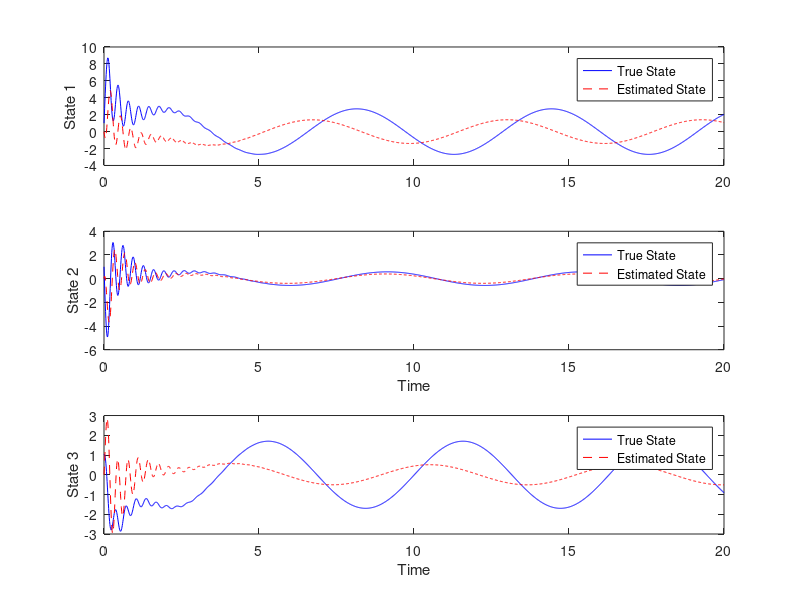

MATLAB code for this plot:
%%% HW3_1
% Mainly for the State Feedback and Track Controller

A = [1 -2 1; 1  1 3; -1  4 0];
B = [1; -1; 0];
C = [1 0 2];
D = 0;
% Define State Space Equation System
sys = ss(A, B, C, D);
eigenvals = eig(A);
char_poly = poly(eigenvals);
% Compute State Feedback Gain K w/o 'place Funtion
C_ = [B A*B A*A*B];
C_bar = [1 -2 -8; 0 1 -2; 0 0 1];
P = inv(C_*C_bar);
K_bar = [17 92 169];
K = K_bar*P;
% Compute State Feedback Gain K w 'place Funtion
desired_poles=[-5 -5+3i -5-3i];
K_placed = place(A, B, desired_poles);

display_ = true;
if display_
    disp("Computed By 'place' function: ")
    disp(K_placed);
    disp("Computed without 'place' function: ")
    disp(K);
end
plot_ = false;
if plot_
    A_ = A-B*K;
    x0 = [1; 1; 1];
    sys_ = ss(A_, B, C, D);
    [y,t] = initial(sys_, x0);
    plot(t,y)

    % sys_ = ss(A_, B, C, D);
    % step(sys_);
end

%% Open-Loop Observer
desired_poles=[-5 -5+3i -5-3i];
K_placed = place(A, B, desired_poles);

% Define the initial conditions
x0 = [1; 1; 1];         % Initial state
x_hat0 = [0; 0; 0];     % Initial estimated state
u = 0;                  % Input

% Define the simulation parameters
dt = 0.01;              % Time step
t_end = 10;             % Simulation end time

% Simulate the system and observer dynamics
t = 0:dt:t_end;
x = zeros(3, length(t));
y = zeros(3, length(t));
x_hat = zeros(3, length(t));
y_hat = zeros(3, length(t));
x_ = zeros(3, length(t));
y_ = zeros(3, length(t));

x(:, 1) = x0;
y(:, 1) = A*x0 + B*u; 
x_hat(:, 1) = x_hat0;
y_hat(:, 1) = A*x_hat0+B*u;

for i = 2:length(t)
    % Update the state using the system equations
    x(:, i) = x(:, i-1) + dt * (A*x(:, i-1) + B*u);
    y(:, i) = C*x(:, i); 
    % Update the estimated state using the observer equations
    x_hat(:, i) = x_hat(:, i-1) + dt * (A*x_hat(:, i-1) + B*u);
    y_hat(:, i) = C*x_hat(:, i); 
    % State Feedback with Open-Loop Observer
    x_(:, i) = x_(:, i-1) + dt * (A*x(:, i-1)-(B*K_placed)*x_hat(:, i-1) + B*u);
    y_(:, i) = C*x_(:, i); 
end

% Plot the results
plot_ = false;
if plot_
    figure;
    subplot(2, 2, 1);
    plot(t, x(1, :), 'b');
    hold on;
    plot(t, x_hat(1, :), 'r--');
    ylabel('State 1');
    legend('True State', 'Estimated State');
    
    subplot(2, 2, 2);
    plot(t, y(1, :), 'b');
    hold on;
    plot(t, y_hat(1, :), 'r--');
    ylabel('Output');
    legend('True Output', 'Estimated Output');
    
    subplot(2, 2, 3);
    plot(t, x_(1, :), 'b');
    ylabel('State 2');
    legend('Estimated State Feedback State');
    
    subplot(2, 2, 4);
    plot(t, y_(1, :), 'b');
    ylabel('Output');
    legend('Estimated State Feedback Output');
end

%% Closed-Loop Observer
% Compute Observer Gain K w/o 'place Funtion
C_ = [C' A'*C' A'*A'*C'];
C_bar = [1 -2 -8; 0 1 -2; 0 0 1];
P = inv(C_*C_bar);
L_bar = [8 19 5];
L = (L_bar*P)';
% Compute State Feedback Gain K w 'place Funtion
desired_poles = [-1 -2 -3];
L_placed = place(A', C', desired_poles)';

display_ = true;
if display_
    disp("Computed By 'place' function: ")
    disp(L_placed);
    disp("Computed without 'place' function: ")
    disp(L);
end

% Define the initial conditions
x0 = [1; 1; 1];         % Initial state
x_hat0 = [0; 0; 0];     % Initial estimated state
u = 0;                  % Input

% Define the simulation parameters
dt = 0.01;              % Time step
t_end = 10;             % Simulation end time

% Simulate the system and observer dynamics
t = 0:dt:t_end;
x = zeros(3, length(t));
y = zeros(3, length(t));
x_hat = zeros(3, length(t));
y_hat = zeros(3, length(t));
x_ = zeros(3, length(t));
y_ = zeros(3, length(t));

x(:, 1) = x0;
% y(:, 1) = A*x0 + B*u; 
x_hat(:, 1) = x_hat0;
% y_hat(:, 1) = A*x_hat0+B*u;

for i = 2:length(t)
    u = -K * x_hat(:, i-1);
    x(:, i) = x(:, i-1) + dt * (A*x(:, i-1) + B*u);
    y = C*x(:, i);
    x_hat(:, i) = x_hat(:, i-1) + dt * ((A - L*C)*x_hat(:, i-1) + B*u + L*y);
end

plot_ = false;
if plot_
    figure;
    subplot(2, 1, 1);
    plot(t, x(1, :), 'b', t, x_hat(1, :), 'r--');
    ylabel('State 1');
    legend('True State', 'Estimated State');
    
    subplot(2, 1, 2);
    plot(t, x(2, :), 'b', t, x_hat(2, :), 'r--');
    xlabel('Time');
    ylabel('State 2');
    legend('True State', 'Estimated State');
end

%% Reference Tracking Controller
dt = 0.01;              % Time step
t_end = 20;   
K_Ref = [17 35 35];
Ka_Ref = 10;
R = 1;
A_Ref = [A+B*K_Ref, B*Ka_Ref; -C, 0];
B_Ref = [zeros(3,1); 1];
C_Ref = [C 0];
t = 0:dt:t_end;

x = zeros(3, length(t));
y = zeros(1, length(t));
xa = zeros(1, length(t));
x(:, 1) = x0;
y(:, 1) = C*x0; 
xa(:,1) = 0;
for i = 2:length(t)
    X = [x(:, i-1); xa(:, i-1)] + dt * (A_Ref*[x(:, i-1); xa(:, i-1)] + B_Ref*R);
    x(:, i) = X(1:3);
    xa(:, i) = X(4);
    y(:, i) = C_Ref*[x(:, i); xa(:, i)]; 
end
plot_ = false;
if plot_
    figure;
    plot(t, y);
    xlabel('Time');
    ylabel('Output');
end


dt = 0.01;              % Time step
t_end = 20;   
K_Ref = [17 35 35];
Ka_Ref = 10;
R = 1;
A_Ref = A;
B_Ref = B;
C_Ref = C;
t = 0:dt:t_end;

x = zeros(3, length(t));
y = zeros(1, length(t));

x(:, 1) = x0;
y(:, 1) = C*x0; 
for i = 2:length(t)
    x(:, i) = x(:, i-1) + dt * (A_Ref*x(:, i-1) + B_Ref*(K_Ref*x(:, i-1)-85*R));
    y(:, i) = C_Ref*x(:, i); 
end
plot_ = false;
if plot_
    figure;
    plot(t, y);
    xlabel('Time');
    ylabel('Output');
end

%% Robust Controller
dt = 0.01;              % Time step
t_end = 20;   
xi = 1;
omega = 1;
K_Ref = [17 35 35];
Ka_Ref = 10;
R = 1;
A_Rob = A;
B_Rob = B;
C_Rob = C;
t = 0:dt:t_end;

x = zeros(3, length(t));
y = zeros(1, length(t));

x(:, 1) = x0;
y(:, 1) = C*x0; 
for i = 2:length(t)
    x(:, i) = x(:, i-1) + dt * (A_Rob*x(:, i-1) + B_Rob*(K_Ref*x(:, i-1))+xi*sin(omega*t(i-1)));
    y(:, i) = C_Ref*x(:, i); 
end
plot_ = false;
if plot_
    figure;
    plot(t, y);
    xlabel('Time');
    ylabel('Output');
end

% Simulate the system and observer dynamics
t = 0:dt:t_end;
x = zeros(3, length(t));
y = zeros(1, length(t));
x_hat = zeros(3, length(t));
y_hat = zeros(3, length(t));
x_ = zeros(3, length(t));
y_ = zeros(3, length(t));

% Compute Observer Gain K w/o 'place Funtion
C_ = [C' A'*C' A'*A'*C'];
C_bar = [1 -2 -8; 0 1 -2; 0 0 1];
P = inv(C_*C_bar);
L_bar = [8 19 5];
L = (L_bar*P)';
% Compute State Feedback Gain K w 'place Funtion
desired_poles = [-2 -2+0.5i -2-0.5i];
L_placed = place(A', C', desired_poles)';

x(:, 1) = x0;
y(:, 1) = C_Rob*x0; 
x_hat(:, 1) = x_hat0;


for i = 2:length(t)
    u = -K * x_hat(:, i-1);
    x(:, i) = x(:, i-1) + dt * (A_Rob*x(:, i-1) + B_Rob*u + B_Rob*(K_Ref*x(:, i-1))+xi*sin(omega*t(i-1)));
    y(:, i) = C_Rob*x(:, i); 
    x_hat(:, i) = x_hat(:, i-1) + dt * ((A_Rob - L_placed*C_Rob)*x_hat(:, i-1) + B_Rob*u + L_placed*y(:, i));
end
plot_ = true;
if plot_
    figure;
    subplot(3, 1, 1);
    plot(t, x(1, :), 'b', t, x_hat(1, :), 'r--');
    ylabel('State 1');
    legend('True State', 'Estimated State');
    
    subplot(3, 1, 2);
    plot(t, x(2, :), 'b', t, x_hat(2, :), 'r--');
    xlabel('Time');
    ylabel('State 2');
    legend('True State', 'Estimated State');

    subplot(3, 1, 3);
    plot(t, x(3, :), 'b', t, x_hat(3, :), 'r--');
    xlabel('Time');
    ylabel('State 3');
    legend('True State', 'Estimated State');
end